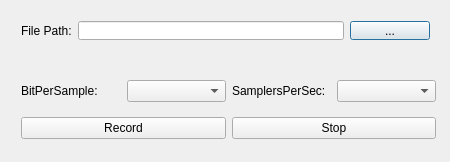
<?xml version="1.0" encoding="UTF-8"?>
<ui version="4.0">
 <class>SoundCapture_demo</class>
 <widget class="QDialog" name="SoundCapture_demo">
  <property name="geometry">
   <rect>
    <x>0</x>
    <y>0</y>
    <width>450</width>
    <height>162</height>
   </rect>
  </property>
  <property name="minimumSize">
   <size>
    <width>450</width>
    <height>162</height>
   </size>
  </property>
  <property name="maximumSize">
   <size>
    <width>450</width>
    <height>162</height>
   </size>
  </property>
  <property name="windowTitle">
   <string>SoundCapture_demo</string>
  </property>
  <widget class="QWidget" name="layoutWidget">
   <property name="geometry">
    <rect>
     <x>10</x>
     <y>10</y>
     <width>431</width>
     <height>41</height>
    </rect>
   </property>
   <layout class="QHBoxLayout" name="horizontalLayout_4">
    <item>
     <layout class="QHBoxLayout" name="horizontalLayout_3">
      <item>
       <widget class="QLabel" name="label">
        <property name="text">
         <string>File Path:</string>
        </property>
       </widget>
      </item>
     </layout>
    </item>
    <item>
     <widget class="QLineEdit" name="FilePathEdit"/>
    </item>
    <item>
     <widget class="QPushButton" name="BrowseFileButton">
      <property name="text">
       <string>...</string>
      </property>
     </widget>
    </item>
   </layout>
  </widget>
  <widget class="QWidget" name="layoutWidget">
   <property name="geometry">
    <rect>
     <x>10</x>
     <y>60</y>
     <width>437</width>
     <height>101</height>
    </rect>
   </property>
   <layout class="QVBoxLayout" name="verticalLayout">
    <item>
     <layout class="QHBoxLayout" name="horizontalLayout_5">
      <item>
       <layout class="QHBoxLayout" name="horizontalLayout">
        <item>
         <widget class="QLabel" name="label_2">
          <property name="text">
           <string>BitPerSample:</string>
          </property>
         </widget>
        </item>
        <item>
         <widget class="QComboBox" name="BitPerSample"/>
        </item>
       </layout>
      </item>
      <item>
       <layout class="QHBoxLayout" name="horizontalLayout_2">
        <item>
         <widget class="QLabel" name="label_3">
          <property name="text">
           <string>SamplersPerSec:</string>
          </property>
         </widget>
        </item>
        <item>
         <widget class="QComboBox" name="SamplersPerSec"/>
        </item>
       </layout>
      </item>
     </layout>
    </item>
    <item>
     <layout class="QHBoxLayout" name="horizontalLayout_6">
      <item>
       <widget class="QPushButton" name="StartRecord">
        <property name="text">
         <string>Record</string>
        </property>
       </widget>
      </item>
      <item>
       <widget class="QPushButton" name="StopRecord">
        <property name="text">
         <string>Stop</string>
        </property>
       </widget>
      </item>
     </layout>
    </item>
   </layout>
  </widget>
 </widget>
 <layoutdefault spacing="6" margin="11"/>
 <resources/>
 <connections/>
</ui>
